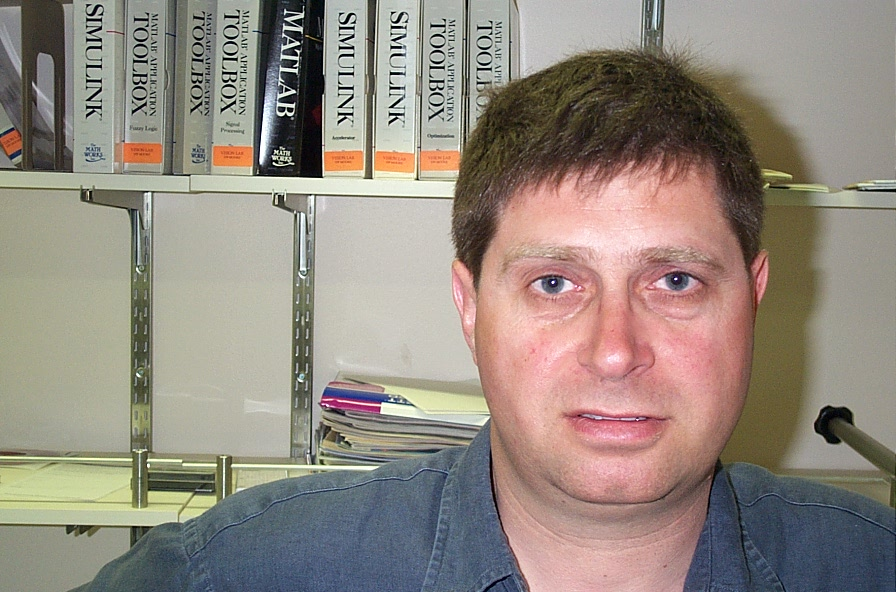
#> input picture aula-5-machine-learning-aplicado/desafio-1/imagens/1.jpg, 896 x 592 px, given as the content of the folder imagens/caltech/train/1, which was not available
$ jupyter execute desafio-1-solucao-kaggle.ipynb   (shell and % lines are left out)   (text cells are left out)
#> lines starting #> are read from the running program, lines starting #| are printed output that depends on the picture; pictures that were not available may be replaced by others from this repository, and a replacement may not be noted
[cell 1]
%cd fiap-ml-visao-computacional/aula-5-machine-learning-aplicado/desafio-1/

[cell 2]
import cv2
from matplotlib import pyplot as plt
import numpy as np
import glob

[cell 3]
face_classifier = cv2.CascadeClassifier('classificadores/haarcascade_frontalface_default.xml')

# Extrator de faces
def face_extractor(img):
    try:
        gray = cv2.cvtColor(img,cv2.COLOR_BGR2GRAY)
        faces = face_classifier.detectMultiScale(gray, 1.3, 5)

        if faces is ():
            return None

        for (x,y,w,h) in faces:
            cropped_face = img[y:y+h, x:x+w]

    except:
        return None

    return cropped_face

[cell 4]
def normalizar_imagens(subject):
#> called with subject = 1
    list_files = []
    i = 1
    no_face = 0
    total = 0
    for file in glob.glob("imagens/caltech/train/"+str(subject)+"/*"):
        total+=1
        image = cv2.imread(file);
#> image is the input picture: shape (592, 896, 3); mean B, G, R 127.6, 137.2, 147.2
        face = face_extractor(image)
#> in face_extractor, `gray = cv2.cvtColor(img,cv2.COLOR_BGR2GRAY)`:
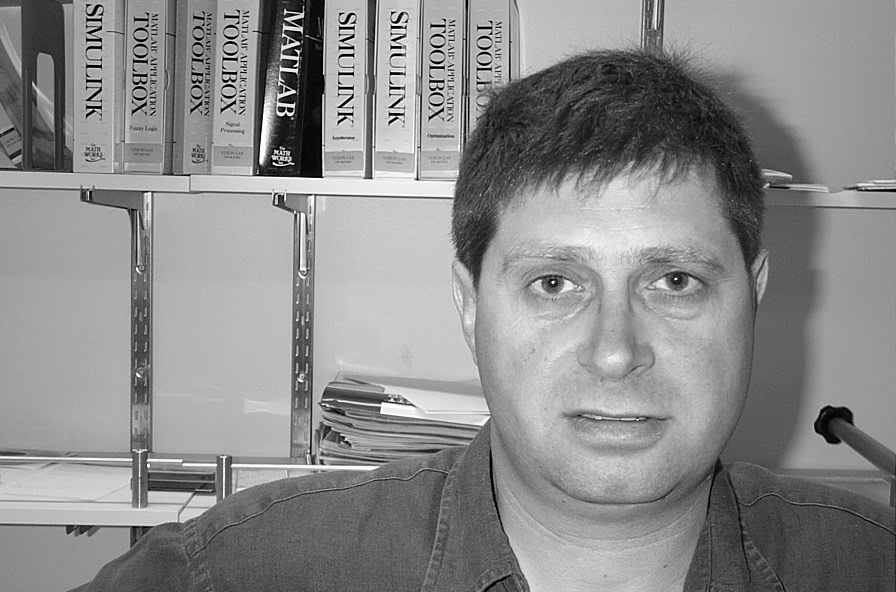
#> gray: shape (592, 896); min 0, max 255, mean 139.1
#> in face_extractor, `faces = face_classifier.detectMultiScale(gray, 1.3, 5)`: faces = [[448, 157, 336, 336]]
#> the loop in face_extractor, `for (x,y,w,h) in faces:` made 1 pass
#> pass 1, in face_extractor, `cropped_face = img[y:y+h, x:x+w]`:
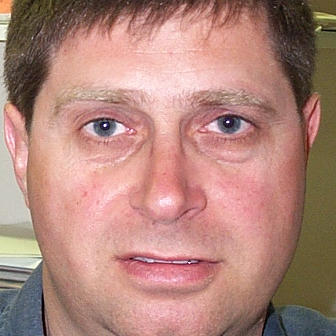
#> cropped_face: shape (336, 336, 3); mean B, G, R 123.5, 133.7, 176.6
        if face is not None:
            image_norm = cv2.resize(face, (200, 200))
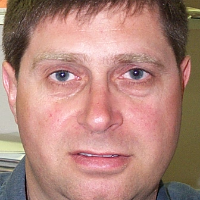
#> image_norm: shape (200, 200, 3); mean B, G, R 123.3, 133.6, 176.5
            image_norm = cv2.cvtColor(image_norm, cv2.COLOR_BGR2GRAY)
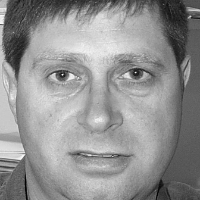
#> image_norm: shape (200, 200); min 2, max 250, mean 145.3
            file_name_path = "imagens/caltech/train/"+str(subject)+"/norm/"+str(i)+".png"
            cv2.imwrite(file_name_path, image_norm)
            list_files.append(file_name_path)
            i += 1
        else:
            no_face += 1
    print("Faces localizadas "+str(i) + "/" + str(total))
    return list_files

[cell 5]
def treinamento():
    training_data, labels = [], []

    for subject in list(range(1,11)):
        print("Processando "+str(subject))
        files = normalizar_imagens(subject)

        # Lendo as imagens e associando a um label
        for i, file in enumerate(files):
            images = cv2.imread(file, cv2.IMREAD_GRAYSCALE)
            training_data.append(np.asarray(images, dtype=np.uint8))
            labels.append(subject)

    # Criando uma matriz da lista de labels
    labels = np.asarray(labels, dtype=np.int32)
    return training_data, labels

[cell 6]
training_data, labels = treinamento()

[cell 7]
labels

[cell 8]
# Treinamento do modelo
model = cv2.face.LBPHFaceRecognizer_create()
model.train(np.asarray(training_data), labels)
print("Modelo treinado com sucesso.")

[cell 9]
i = 1
no_face = 0
for subject in list(range(1,11)):
    print("Analisando "+ str(subject))
    total = 0
    success = 0
    for file in glob.glob("imagens/caltech/val/"+str(subject)+"/*"):
        total += 1
        image = cv2.imread(file);
        face = face_extractor(image)
        if face is not None:
            image_norm = cv2.resize(face, (200, 200))
            image_norm = cv2.cvtColor(image_norm, cv2.COLOR_BGR2GRAY)
            results = model.predict(image_norm)
#> results = (1, 0)
            info = str(results[0]) + " " + str(int(results[1]))+" pontos"
#> info = '1 0 pontos'
            print(info)
#| 1 0 pontos
            if results[0] == subject:
                success += 1
        else:
            no_face += 1
    print("Faces localizadas "+str(success) + "/" + str(total)+ " "+str(float(success)*100/float(total)) + "%")
